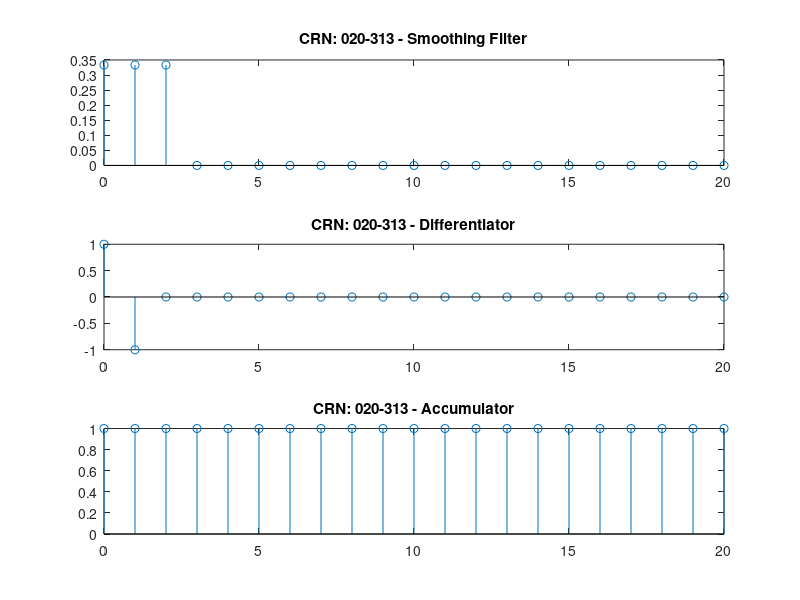

Source code (MATLAB):
% CRN: 020-313 - Impulse Responses
n = 0:20;
d = [1, zeros(1,20)];

h1 = filter([1 1 1]/3, 1, d);
h2 = filter([1 -1], 1, d);
h3 = filter(1, [1 -1], d);

subplot(3,1,1); stem(n, h1); title('CRN: 020-313 - Smoothing Filter');
subplot(3,1,2); stem(n, h2); title('CRN: 020-313 - Differentiator');
subplot(3,1,3); stem(n, h3); title('CRN: 020-313 - Accumulator');
